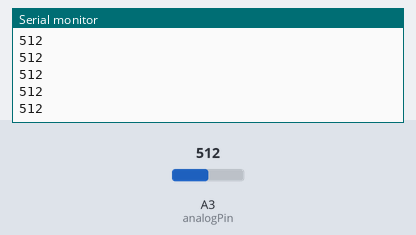
The sketch below on a simulated Arduino Uno, built with avr-gcc and run on an emulated ATmega328P. On the bench: the last lines printed to the serial monitor. The test bench sets the inputs (shaded band); at power-on: A3 (analogPin) = 512.

Above: at 1.2 s.
1.3 s: A3 (analogPin) set to 716
At 2.4 s:
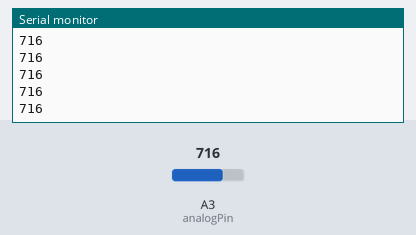
2.8 s: A3 (analogPin) set to 900
At 3.6 s:
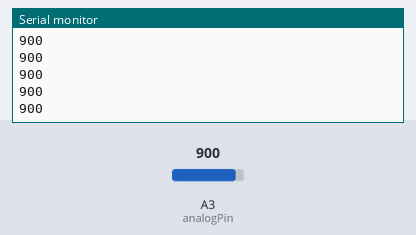
Timing chart, 0 to 5.8 s (numbered marks = the images above; inputs shaded):
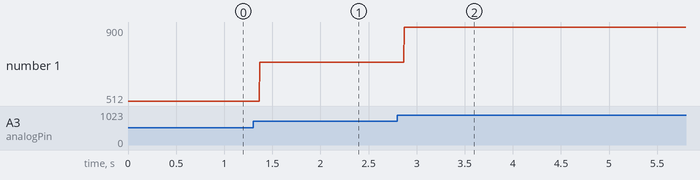

Measured:
- after the input at 1.3 s, the serial monitor: prints a new line after 0.07 s (image 1)
- after the input at 2.8 s, the serial monitor: prints a new line after 0.07 s (image 2)
- plotted number 1: 512 → 716 after the input at 1.3 s, 716 → 900 after the input at 2.8 s

The sketch:

Exp01.ino
```cpp
//Exemplo de utilização do Arduino com o Python
//Leitura do conversor AD
//Eng. Fabrício de Lima Ribeiro
//15/11/2020
//Fonte: https://www.youtube.com/watch?v=iKGYbMD3NT8&list=PLaulI0GDfISkOZnJKNpEN74dS3sD-3zsU&index=5

int analogPin=3;
int data=0;

void setup() {
  Serial.begin(9600);
}

void loop() {
  data = analogRead(analogPin);
  Serial.println(data);
}
```
